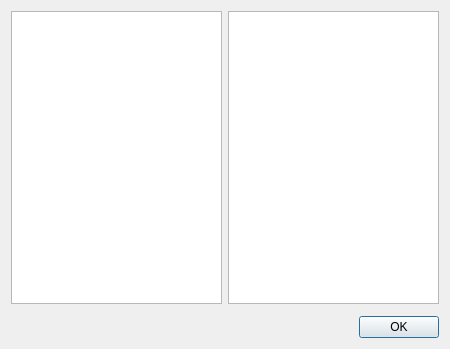
<?xml version="1.0" encoding="UTF-8"?>
<ui version="4.0">
 <class>AstDialogShowEvents</class>
 <widget class="QDialog" name="AstDialogShowEvents">
  <property name="geometry">
   <rect>
    <x>0</x>
    <y>0</y>
    <width>450</width>
    <height>349</height>
   </rect>
  </property>
  <property name="windowTitle">
   <string>Dialog</string>
  </property>
  <layout class="QGridLayout" name="gridLayout" columnstretch="0,0">
   <property name="verticalSpacing">
    <number>12</number>
   </property>
   <item row="1" column="0" colspan="2">
    <widget class="QDialogButtonBox" name="_buttonBox">
     <property name="orientation">
      <enum>Qt::Horizontal</enum>
     </property>
     <property name="standardButtons">
      <set>QDialogButtonBox::Ok</set>
     </property>
    </widget>
   </item>
   <item row="0" column="0">
    <widget class="QTreeWidget" name="_eventsTree">
     <property name="columnCount">
      <number>1</number>
     </property>
     <attribute name="headerVisible">
      <bool>false</bool>
     </attribute>
     <column>
      <property name="text">
       <string notr="true">1</string>
      </property>
     </column>
    </widget>
   </item>
   <item row="0" column="1">
    <widget class="QTableWidget" name="_eventTable"/>
   </item>
  </layout>
 </widget>
 <resources/>
 <connections>
  <connection>
   <sender>_buttonBox</sender>
   <signal>accepted()</signal>
   <receiver>AstDialogShowEvents</receiver>
   <slot>accept()</slot>
   <hints>
    <hint type="sourcelabel">
     <x>248</x>
     <y>254</y>
    </hint>
    <hint type="destinationlabel">
     <x>157</x>
     <y>274</y>
    </hint>
   </hints>
  </connection>
  <connection>
   <sender>_buttonBox</sender>
   <signal>rejected()</signal>
   <receiver>AstDialogShowEvents</receiver>
   <slot>reject()</slot>
   <hints>
    <hint type="sourcelabel">
     <x>316</x>
     <y>260</y>
    </hint>
    <hint type="destinationlabel">
     <x>286</x>
     <y>274</y>
    </hint>
   </hints>
  </connection>
 </connections>
</ui>
